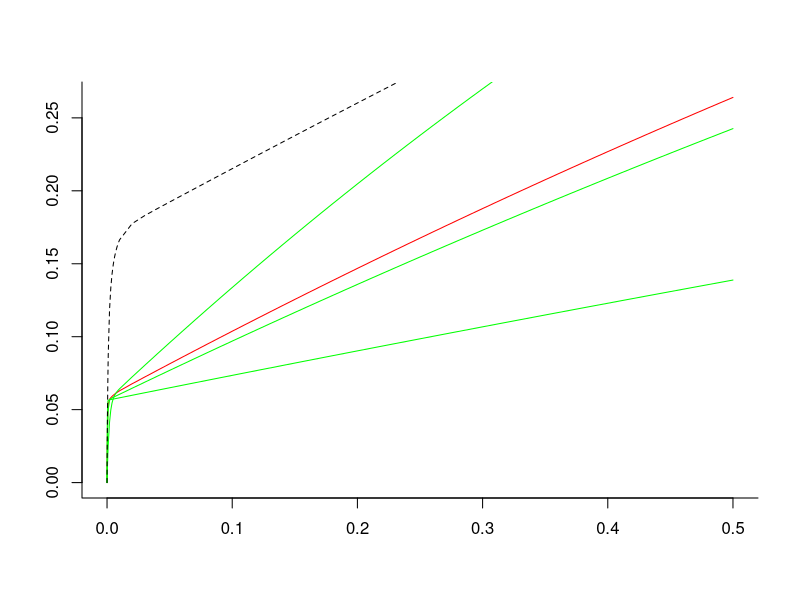
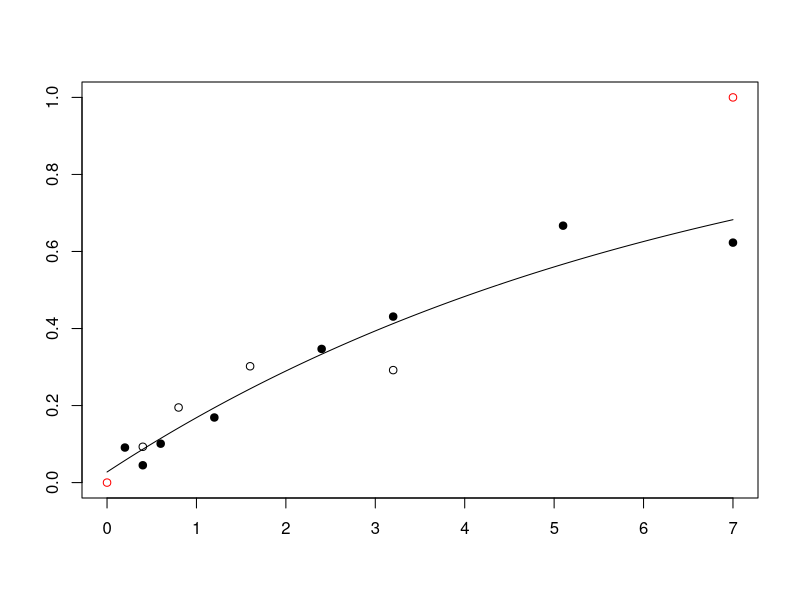
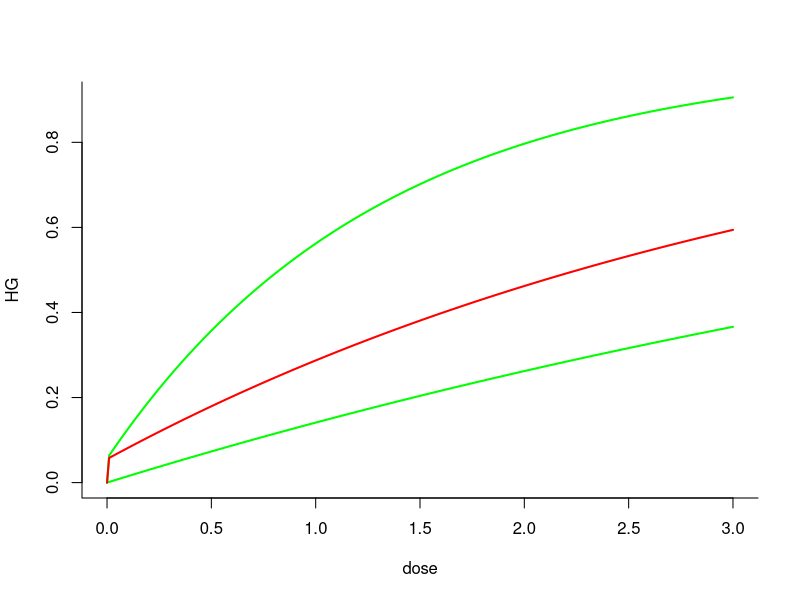
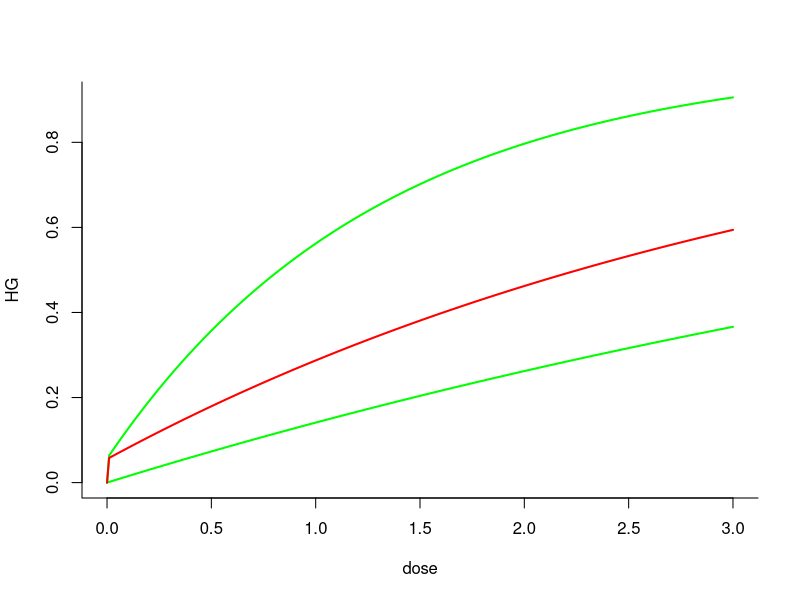
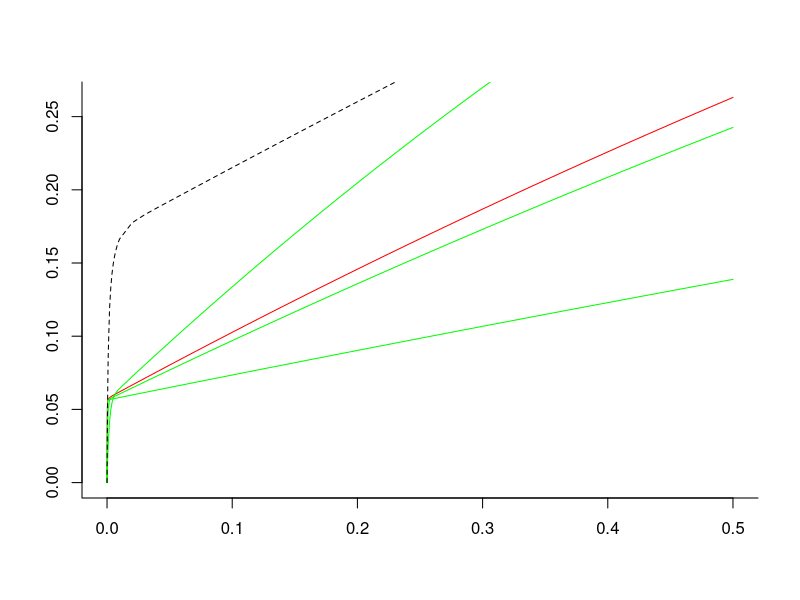
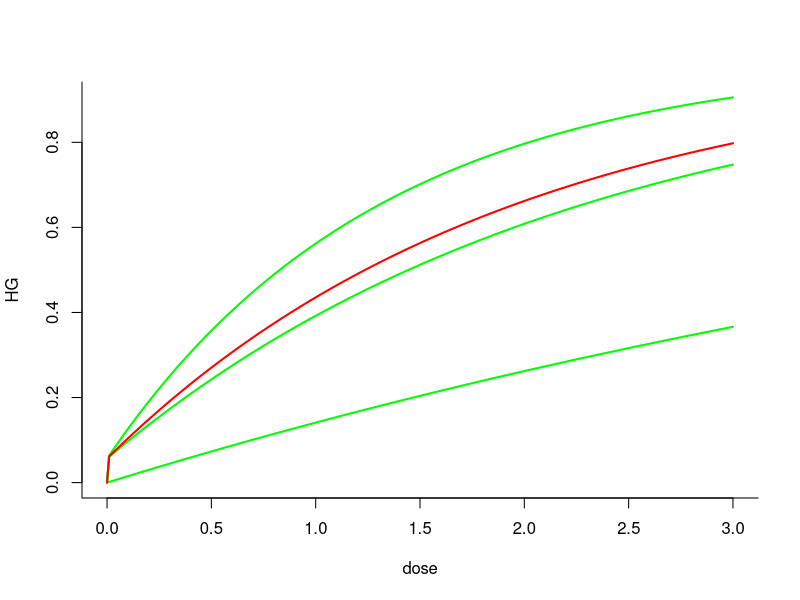

Recreate these plots in R, in order.
# Free, open-source software under GNU GPLv3. It comes with no warranty. 
# Concerns radiogenic mouse HG tumorigenesis.
# Written by Mark Ebert, Edward Huang, Dae Woong Ham and Ray Sachs, summer  and fall 2017. 
# Relevant references and their abbreviations in commenting this script are the following.
# ".93Alp"=Alpen et al. "Tumorigenic potential of high-Z, high-LET charged-particle radiations." Rad Res 136:382-391 (1993)
# ".94Alp"=Alpen et al. "Fluence-based relative biological effectiveness for charged particle carcinogenesis in mouse Harderian gland." Adv Space Res 14(10): 573-581. (1994).  
# "16Chang"=Chang et al. "Harderian Gland Tumorigenesis: Low-Dose and LET Response." Radiat Res 185(5): 449-460. (2016).  
# "16Srn"=Siranart et al."Mixed Beam Murine Harderian Gland Tumorigenesis: Predicted Dose-Effect Relationships if neither Synergism nor Antagonism Occurs." Radiat Res 186(6): 577-591 (2016).  
# "17Cuc"=Cucinotta & Cacao. "Non-Targeted Effects Models Predict Significantly Higher Mars Mission Cancer Risk than Targeted Effects Models." Sci Rep 7(1): 1832. (2017). PMC5431989
library(deSolve) # library for solving differential equations
library(minpack.lm) #for non-linear regression package
rm(list=ls())
####### Data #######
dfr <- data.frame( # data used in 16Chang; includes data analyzed in .93Alp and .94Alp  
  dose.1 = c(0.2,0.4,0.6,1.2,2.4,3.2,5.1,7,0.05,0.1,0.15,0.2,0.4,0.8,1.6,0.05,0.1,0.2,0.4,0,0.1,0.2,0.4,0.8,1.6,0.4,0.8,1.6,3.2,0.05,0.1,0.2,0.4,0.8,0.1,0.2,0.4,0.8,0.1,0.2,0.4,0.04,0.08,0.16,0.32,0.033,0.066,0.13,0.26,0.52,.2, .4, .6),
  HG = c(0.091,0.045,0.101,0.169,0.347,0.431,0.667,0.623,0.156,0.215,0.232,0.307,0.325,0.554,0.649,0.123,0.145,0.207,0.31,0.026,0.083,0.25,0.39,0.438,0.424,0.093,0.195,0.302,0.292,0.109,0.054,0.066,0.128,0.286,0.183,0.167,0.396,0.536,0.192,0.234,0.317,0.092,0.131,0.124,0.297,0.082,0.088,0.146,0.236,0.371,.154,.132,.333),#HG prevalence as defined in 16Chang
  NWeight = c(520,2048,1145,584,313,232,293,221,1162,877,455,409,374,223,320,742,661,347,131,6081,1091,251,244,191,131,645,255,199,111,649,378,973,833,201,468,381,197,109,496,257,185,1902,1063,884,350,1767,1408,874,299,261,322,206,67),
  #nominal weight for weighted least squaresregression; see .93Alp. The Lanthanum entries were obtained by measuring the main graph in 17Cuc 
  index=c(rep(1,8),rep(0,17), rep(1,4),  rep(0,24)),#index=0 for Z>3 ions, 1 otherwise. Not needed in some models
  L = c(rep(1.6,8), rep(193, 7), rep(250, 4), rep(195, 6), rep(0.4, 4), rep(25, 5), rep(464, 4), rep(193, 3),rep(70, 4), rep(100, 5), rep(953, 3)), ##L=LET=LET_infinity=stopping power (keV/micron)
  Z = c(rep(2, 8), rep(26, 17), rep(1, 4), rep(10, 5), rep(43, 4), rep(26, 3), rep(14, 4), rep(22, 5), rep(57, 3)),#atomic number, charge in units of proton charge on fully ionized atomic nucleus, e.g. 2 for 2He4
  Zeff = c(rep("TBD", 53)),# effective ion charge according to the formula of W.H Barkas. Zeff <= Z. Calculated below. For this data, only very slightly less than Z.
  beta = c(rep("TBD", 53)),# ion speed, relative to speed of light, calculated below
  MeVperu = c(rep(228, 8), rep(600, 7), rep(300, 4), rep(600, 6), rep(250, 4), rep(670, 5), rep(600, 4), rep(600, 3), rep(260, 4), rep(1000, 5), rep(593, 3)),#Kinetic energy in MeV, divided by atomic mass, e.g. divided by 4u=4x931.5 MeV/c^2 for 2He4
  Katz = c(rep("TBD", 53)),#for fully ionized nuclei, Katz's Z^2/beta^2, Calculated below. It is part of the Bethe Barkas Bloch equation for stopping power. Our calculations don't use Katz, but various similar calculations do.
  ion = c(rep("He4", 8), rep("Fe56", 17), rep("p", 4), rep("Ne20", 5), rep("Nb93", 4), rep("Fe56", 3), rep("Si28", 4), rep("Ti48", 5), rep("La139", 3)),
  comments = c(".93AlpLooksOK", rep("", 7), ".93AlplooksOK", rep('', 11), ".93Alp.no.iso", "not in 17Cuc (or 16Chang?)", rep("", 3), "16Chang all OK?", rep('', 24), ".94Alp","From graphs",'e.g. in 17Cuc')
) 

# Data for HG induced by photons from Cs-137 or Co-60 beta decay; from 16Chang (and calibration of LQ model)
ddd <- data.frame(dose.1 = c(0, 0.4, 0.8, 1.6, 3.2, 7, 0, .4, .8, .12, 1.6),
                  HG = c(.026, .048, .093, .137, .322, .462, .0497, .054, .067, .128, .202),
                  NWeight = c(6081.2, 4989.5, 1896.8, 981.1, 522.2, 205.2, 7474.1, 2877.6, 1423.7, 689.9, 514.9),
                  Nucleus = c(rep("Cobalt-60", 6), rep("Cesium-137", 5)),
                  Comments = c(rep("TBD", 11))
)
Y <- 0.001 * dfr[, "MeVperu"] # convert to GeV/u for convenience in a calculation
dfr[, "Katz"] <- round((dfr[, "Z"]) ^2 * (2.57 * Y^2 + 4.781 * Y + 2.233) / (2.57 * Y^2 + 4.781 * Y), 2) # special relativistic calculation of Z^2/beta^2. The numerics include conversion from GeV to joules and from u to kg.
dfr[, "beta"] <- round(dfr[, "Z"] * sqrt(1 / dfr[, "Katz"]), 3) # i.e. Z*sqrt(beta^2/Z^2) 
dfr[, "Zeff"] <- round(dfr[, "Z"] * (1 - exp( -125 * dfr[, "Z"] ^ (-2.0 / 3))), 2) # Barkas formula for Zeff; for us Zeff is almost Z

dfra <- dfr[c(1:19,26:53),] ##removes the zero dose case and the no isograft data

#####  photon and HZE/NTE Models #####
LQ <- lm(HG ~ dose.1 + I(dose.1 ^ 2), data = ddd) # linear model fit on ddd dataset
summary(LQ, correlation = T) 

#HERE OUR NEW HZE/NTE MODEL; works well. Uses 3 adjustable parameters. There is also an HZE/TE model and NTE or TE models for Z<=3, but for a while we now use the HZE/NTE model for Z>3 with data for Z>=8  
dfrHZE <- subset(dfra, Z > 3) # look only at HZE not at much lower LET ions. # In next line phi controls how fast NTE build up from zero; not really needed during calibration since 150*phi*Dose/L>>1 at every observed Dose !=0. phi needed for later synergy calculations.
phi <- 1000 # Even larger phi should give the same final results, but might cause extra problems with R. 
HZEm <- nls(HG ~ .0275 + (1 - exp ( -0.01 * (aa1 * L * dose.1 * exp( -aa2 * L) + (1 - exp( -150 * phi * dose.1 / L)) * kk1))), #  calibrating parameters in a model that modifies the hazard function NTE models in 17Cuc.
            data = dfrHZE, 
            weights = NWeight,
            start = list(aa1 = .9, aa2 = .01, kk1 = 6)) 
summary(HZEm, correlation = T);vcov(HZEm)# parameter values & accuracy; variance-covariance matrix
NTE.HZE.c <- coef(HZEm) #  calibrated central values of the 3 parameters. Next is the IDER, =0 at dose 0
HHC <- function(dose.1,L) 0.01*(NTE.HZE.c[1]*L*dose.1*exp(-NTE.HZE.c[2]*L)+(1-exp(-150*phi*dose.1/L))*NTE.HZE.c[3]) # calibrated hazard function

CalculateHZEC <- function(dose.1, L) {
  1-exp(-HHC(dose.1,L)) #  Calibrated IDER
}

dose <- c(seq(0, .00001, by = 0.000001),seq(.00002,.0001,by=.00001),seq(.0002,.001,by=.0001),seq(.002,.01,by=.001),seq(.02,.5,by=.01))##look carefully near zero, but go out to 0.5 Gy
#dose=dose[1:30] #this can be used to zoom in on the very low dose behavior in the graphs
####### calculate baseline MIXDER I(d) for mixtures of HZE components modeled by NTE IDER #######
IntegrateNTE_HZE_IMIXDER <- function(r, L, d = dose, aa1 = NTE.HZE.c[1], aa2 = NTE.HZE.c[2], kk1 = NTE.HZE.c[3]) {
  dE <- function(yini, State, Pars) {
    aa1 <- aa1; aa2 <- aa2; kk1 <- kk1
    with(as.list(c(State, Pars)), {
      aa = vector(length = length(L))
      u = vector(length = length(L))
      for (i in 1:length(L)) {
        aa[i] = aa1*L[i]*exp(-aa2*L[i])
        u[i] = uniroot(function(d) 1-exp(-0.01*(aa[i]*d+(1-exp(-150*phi*d/L[i]))*kk1)) - I, lower = 0, upper = 20, tol = 10^-10)$root
      }
      dI = vector(length = length(L))
      for (i in 1:length(L)) {
        dI[i] = r[i]*0.01*(aa[i]+exp(-150*phi*u[i]/L[i])*kk1*150*phi/L[i])*exp(-0.01*(aa[i]*u[i]+(1-exp(-150*phi*u[i]/L[i]))*kk1))
        
      }
      dI = sum(dI)
      return(list(c(dI)))
    })
  }
  pars = NULL; yini = c(I= 0); d = d
  out = ode(yini, times = d, dE, pars, method = "radau")
  return(out)
} 

####### Plotting I(d) example
r <- c(1/3, 1/3, 1/3); L <- c(25, 70, 250)
INCRL <- IntegrateNTE_HZE_IMIXDER(r, L) # incremental effect additivity 
plot(INCRL, type='l', col='red', bty='l', ann='F') # ,ylim=c(0,.4) ; I(d) plot
lines(dose, CalculateHZEC(dose, 250), col='green') # component 3
lines(dose, CalculateHZEC(dose, 70), col='green') # component 2
lines(dose, CalculateHZEC(dose, 25), col='green') # component 1
SEA <- function(dose.1) CalculateHZEC(dose.1/3, 25) + CalculateHZEC(dose.1/3, 70) + CalculateHZEC(dose.1/3, 250)
lines(dose, SEA(dose), lty=2)
# another example
# r <- .25*1:4; L <- c(25,70,190,250);plot(INCRL, type='l',ylim=c(0,.5),col='red',bty='l',ann='F')
# lines(dose,CalculateHZEC(dose,190), col='green')#component 3
# lines(dose,CalculateHZEC(dose,250),col='green')#component 4
# lines(dose,CalculateHZEC(dose,70),col='green')#component 2
# lines(dose,CalculateHZEC(dose,25),col='green') #component 1
# SEA <- function(dose.1) CalculateHZEC(dose.1/4, 25) + CalculateHZEC(dose.1/4, 70) + CalculateHZEC(dose/4, 190) + CalculateHZEC(dose.1/3, 250)
# lines(dose, SEA(dose), lty=2)
##Next need Monte Carlo for 95%CI. Edward's Next Job
########### Light ion Z <= 3 model 1 ######### 
dfrL <- subset(dfra, Z <= 3) #for Light ions
LOW.m <- nls(HG ~ .0275 + 1-exp(-bet * dose.1),
             data = dfrL,
             weights = NWeight,
             start = list(bet = .5))
summary(LOW.m)
LOW.c <- coef(LOW.m)  # calibrated central values of the parameter
CalculateLOW.C <- function(dose.1, L) { # Calibrated Low LET model. Use L=0, but maybe later will use L >0 but small 
  return(1-exp(-LOW.c[1] * dose.1))
}  
#######Next: visual checks to see if our calibration is consistent with 16Chang, .93Alp, .94Alp and 17Cuc
## Put various values in our calibrated model to check with numbers and graphs in these references
#  L=193; dose.1 = dfrHZE[1:7, "dose.1"]; HGe = dfr[1:7,"HG"] # same for Fe
plot(c(0, 7), c(0, 1), col = 'red', ann = 'F') 
ddose <- 0.01 * 0:700; lines(ddose, CalculateLOW.C(ddose, 0) + .0275)  #calibrated lowLET IDER
points(dfrL[1:8, "dose.1"], dfrL[1:8,"HG"],pch=19) #RKS: Helium data points
points(dfrL[9:12, "dose.1"], dfrL[9:12, "HG"] )  # proton data points 

#####MIXDER# RKS next is just a  fossil I think
dE_1 <- function(d, aa1, aa2, kk1, phi, L) {
   ((150 * kk1 * phi * exp(-150 * phi * d / L) / L + aa1 * L * exp( -aa2 * L)) * 
  exp(-0.01 * (kk1 * (1 - exp( - 150 * phi * d / L)) + aa1 * L * exp(-aa2 * L) * d))) / 100
 }

dE_2 <- function(dose,L) { 
 LOW.c*exp(-LOW.c*dose)  
}

IntegrateNTE_HZE_LOW_IMIXDER <- function(r, L = 193, aa1 = NTE.HZE.c[1], aa2 = NTE.HZE.c[2], kk1 = NTE.HZE.c[3], phi = 3e3, beta = LOW.c, d) { 
  dE <- function(yini, State, Pars) {
    aa1 <- aa1; aa2 <- aa2; kk1 <- kk1;  beta <- beta; phi <- phi; L <- L
    with(as.list(c(State, Pars)), {
      u <- c(0, 0)
      u[1] <- uniroot(function(d) 1-exp(-0.01*(aa1*L*d*exp(-aa2*L)+(1-exp(-150*phi*d/L))*kk1)) - I, lower = 0, upper = 200, extendInt = "yes", tol = 10^-10)$root
      u[2] <- uniroot(function(d) 1-exp(-beta * d) - I, lower = 0, upper =200, extendInt = "yes", tol = 10^-10)$root#RKS changed upper to 200 instead of 5; cured lots of bugs; changed in u[1] also without helping or hurting. Maybe changing to upX or downX would be better still

      dI <- c(0, 0)
      dI[1] <- r[1] * dE_1(d = u[1], aa1 = aa1, aa2 = aa2, kk1 = kk1, phi = phi, L = L)
      dI[2] <- r[2] * dE_2(d = u[2], L = 0)
      dI <- sum(dI)
      return(list(c(dI)))
    })
  }
  return(ode(c(I = 0), times = d, dE, parms = NULL, method = "radau"))
}
r1 <- .2; r <- c(r1, 1 - r1) #Proportions. Next plot IDERs and MIXDER
d <- .01 * 0:300.
plot(x = d, y = CalculateHZEC(dose.1 = d, L = 173), type = "l", xlab="dose",ylab="HG",bty='l',col='green',lwd=2)
lines(x = d, y = CalculateLOW.C( d,0), col='green',lwd=2)
lines(x = d, y = IntegrateNTE_HZE_LOW_IMIXDER(r = r, d = d)[, 2], col = "red", lwd=2) # I(d)

# To be done next. HZE NTE MIXDER 95% CI (Edward)!!! Information criteria and 
# compare with 17Cuc (Mark)! clean up style
# Overall: add TE HZE models; decide on low LET models after seeing Mark's IC 
# results. Decide how to handle the various branches -- probably one ODE for NTE 
# HZE MIXDERs that may have on low LET component and one ODE for TE HZE MIXDERs ditto


#egh :: ASSIGNMENT: Calculate I(d) for N > 1 HZE IDERs and one low-LET IDER
calculateComplexId <- function(r, L, d, aa1 = NTE.HZE.c[1], aa2 = NTE.HZE.c[2], kk1 = NTE.HZE.c[3], phi = 3e3, beta = LOW.c, lowLET = FALSE) {
  ## FUNCTION DESCRIPTION
  # Calulates the function I(d) from N > 1 HZE IDERs and one low-LET IDER using 
  # incremental effect additivity
  #
  # new argument: lowLET (FALSE by default, TRUE when one IDER is low-LET)
  dE <- function(yini, State, Pars) { #  Constructing an ode from the IDERS
    aa1 <- aa1; aa2 <- aa2; kk1 <- kk1; beta <- beta; phi <- phi; L <- L
    with(as.list(c(State, Pars)), {
      aa <- vector(length = length(L))  
      u <- vector(length = length(L))  
      for (i in 1:length(L)) {
        aa[i] <- aa1 * L[i] * exp(-aa2 * L[i])
        u[i] <- uniroot(function(d) 1-exp(-0.01*(aa1*L[i]*d*exp(-aa2*L[i])+(1-exp(-150*phi*d/L[i]))*kk1)) - I, lower = 0, upper = 200, extendInt = "yes", tol = 10^-10)$root #egh this is used in the single HZE and lowLET example
      }
      dI <- vector(length = length(L))
      for (i in 1:length(L)) {
        dI[i] <- r[i] * 0.01*(aa[i]+exp(-150*phi*u[i]/L[i])*kk1*150*phi/L[i])*exp(-0.01*(aa[i]*u[i]+(1-exp(-150*phi*u[i]/L[i]))*kk1))
      }
      if (lowLET == TRUE) { # If low-LET IDER is present then include it at the end of the dI vector
        u[length(L) + 1] <- uniroot(function(d) 1-exp(-beta*d) - I, lower = 0, upper = 200, extendInt = "yes", tol = 10^-10)$root
        dI[length(L) + 1] <- r[length(r)] * dE_2(d = u[length(L) + 1], L = 0)
      }
      dI <- sum(dI)
      return(list(c(dI)))
      })
  }
  return(ode(c(I = 0), times = d, dE, parms = NULL, method = "radau")) #  Finds the solution I(d) of the differential equation dE
}

r1 <- .2; r <- c(r1, 1 - r1) #Proportions. Next plot IDERs and MIXDER
d <- .01 * 0:300.
plot(x = d, y = CalculateHZEC(dose.1 = d, L = 173), type = "l", xlab="dose",ylab="HG",bty='l',col='green',lwd=2)
lines(x = d, y = CalculateLOW.C( d,0), col='green', lwd=2)
lines(x = d, y = calculateComplexId(r = r, L = 193, d = d, lowLET = TRUE)[, 2], col = "red", lwd=2) # I(d)

r <- c(1/3, 1/3, 1/3); L <- c(25, 70, 250)
INCRL <- calculateComplexId(r, L, d = dose) # incremental effect additivity 
plot(INCRL, type='l', col='red', bty='l', ann='F') # ,ylim=c(0,.4) ; I(d) plot
lines(dose, CalculateHZEC(dose, 250), col='green') # component 3
lines(dose, CalculateHZEC(dose, 70), col='green') # component 2
lines(dose, CalculateHZEC(dose, 25), col='green') # component 1
SEA <- function(dose.1) CalculateHZEC(dose.1/3, 25) + CalculateHZEC(dose.1/3, 70) + CalculateHZEC(dose.1/3, 250)
lines(dose, SEA(dose), lty=2)

r <- c(2/5, 2/5, 1/5); L <- c(70, 173)
plot(x = d, y = CalculateHZEC(dose.1 = d, L = 173), type = "l", xlab="dose",ylab="HG",bty='l',col='green',lwd=2)
lines(x = d, y = CalculateHZEC(d, 70), col='green', lwd=2) # component 3
lines(x = d, y = CalculateLOW.C(d, 0), col='green', lwd=2)
lines(x = d, y = calculateComplexId(r, L, d = d, lowLET = TRUE)[, 2], col = 'red', lwd = 2)
